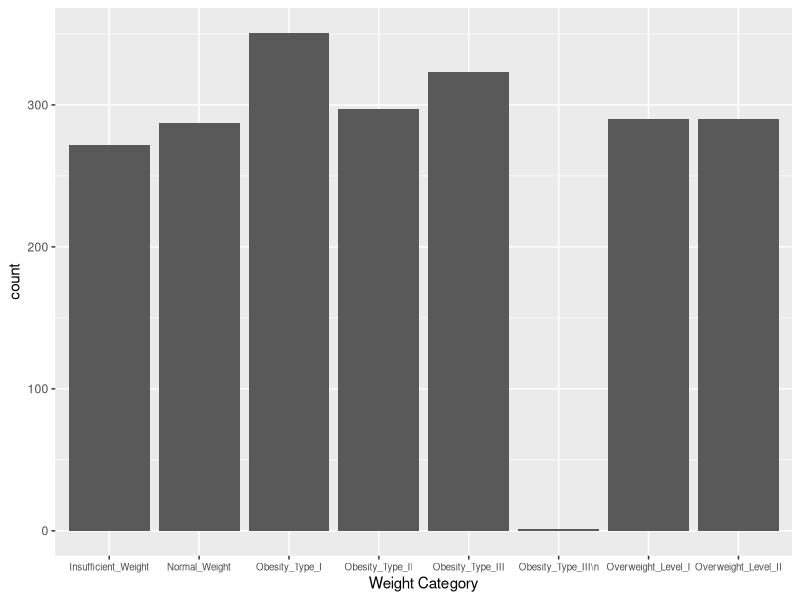

Source code (R): (Note: this script raises an error after producing the figure.)
## ---- chunk 1
knitr::opts_chunk$set(echo = TRUE,tidy.opts=list(width.cutoff=90), tidy=TRUE)
## ---- chunk 2
# No one touch this
# IMPORTANT
# Before being able to run this code you have to click on the .csv
# In the repository, click import dataset, and then import
ObesityDataset = read.csv("ObesityDataSet_raw_and_data_sinthetic.csv")
## ---- chunk 3
library(ggplot2)
library(tidyverse)

# A Plot of how many people analyzed were in each weight category
ObesityDataset |> ggplot(aes(x = NObeyesdad)) + geom_bar() + 
  theme(axis.text.x=element_text(size=7)) + xlab("Weight Category")

# A more generalized plot combining all obesity levels into one and 
# all overweight levels into one. 
mapping = function(x){
  new_vars = c()
  for(i in 1:length(x)){
    if(x[i] == "Insufficient_Weight" || x[i] == "Normal_Weight"){
      new_vars = c(new_vars, "NON")
    } 
    else if(x[i] == "Overweight_Level_I" || x[i] == "Overweight_Level_II"){
      new_vars = c(new_vars, "OVR")
    } 
    else {
      new_vars = c(new_vars, "OBE")
    }
  }
  return(new_vars)
}

NewObesityDataset = ObesityDataset |> mutate(NObeyesdad = factor(NObeyesdad, levels = c("Insufficient_Weight", "Normal_Weight", "Overweight_Level_I",
               "Overweight_Level_II", "Obesity_Type_I", "Obesity_Type_II",
               "Obesity_Type_III")),
    CALC = factor(CALC), WEIGHT = mapping(NObeyesdad))

NewObesityDataset |> ggplot(aes(x = WEIGHT, fill = WEIGHT)) + geom_bar() +
  theme(legend.position = "top", axis.text.x=element_blank(), 
        axis.ticks.x=element_blank()) + facet_grid(~ CALC) 
